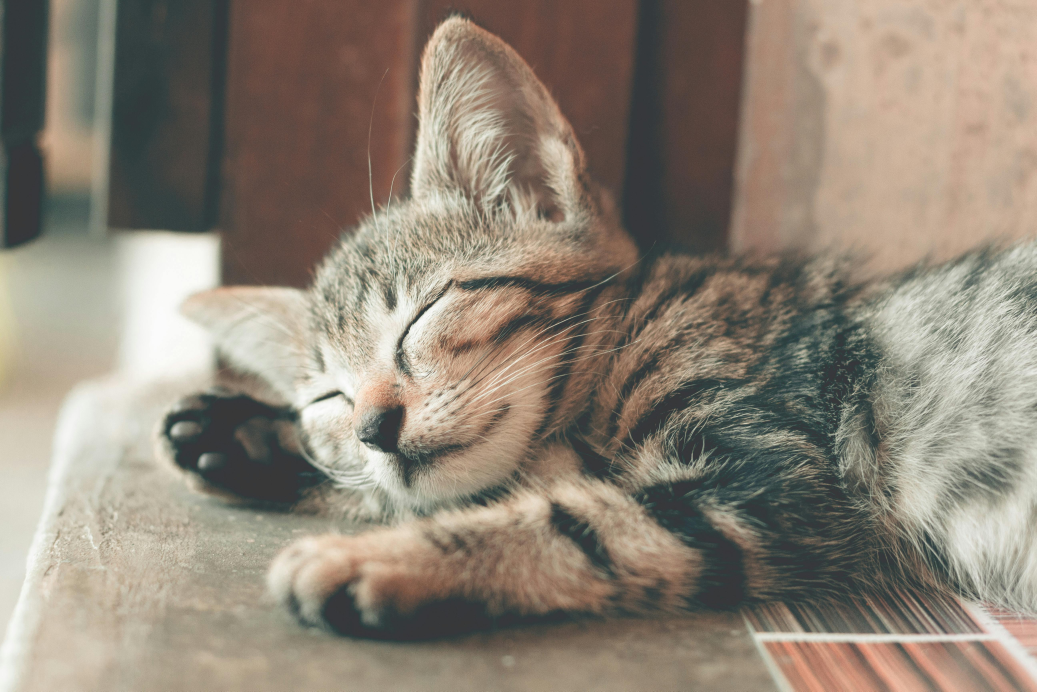
#> input picture data/cat.jpg, 5184 x 3456 px, found by its file name (shown at 1/5 size)
$ python resizing.py
#> lines starting #> are read from the running program, lines starting #| are printed output that depends on the picture
import cv2 as cv
from os import path

image_path = path.join (".", "data", "cat.jpg")
image = cv.imread(image_path)
#> image is the input picture: shape (3456, 5184, 3); mean B, G, R 119, 132.5, 142.6

print(image.shape)
#| (3456, 5184, 3)
height = image.shape[0]
#> height = 3456
width = image.shape[1]
#> width = 5184

# Resizing the image
resized_image = cv.resize(image, (width // 8, height // 8))
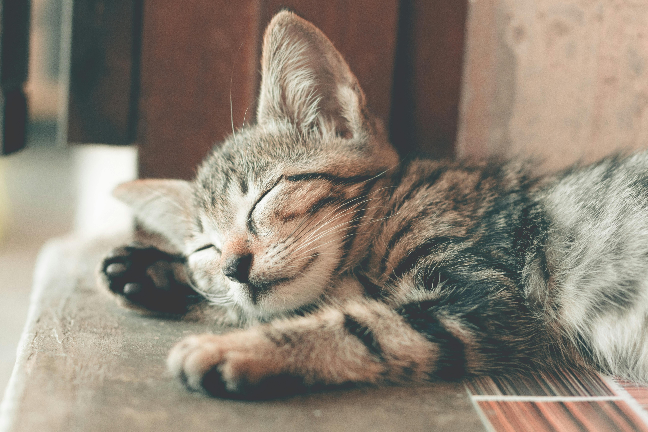
#> resized_image: shape (432, 648, 3); mean B, G, R 119.1, 132.6, 142.7

cv.imshow("Original Image", image)
cv.imshow("Resized Image", resized_image)
cv.waitKey(0)

$ run again, with data/bird.png saved as data/cat.jpg
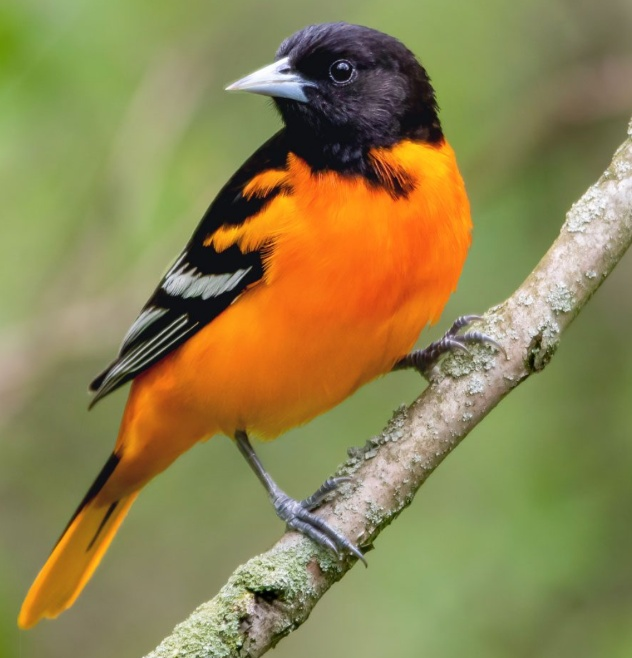
#> input picture data/bird.png, 632 x 658 px, found by its file name
#> image is the input picture: shape (658, 632, 3); mean B, G, R 80.7, 131.9, 142.3
#| (658, 632, 3)
#> `resized_image = cv.resize(image, (width // 8, height // 8))`:
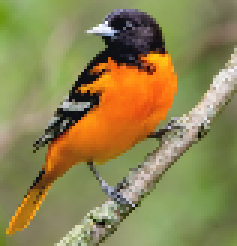
#> resized_image: shape (82, 79, 3) (shown 3 times larger); mean B, G, R 80.8, 131.9, 142.2
